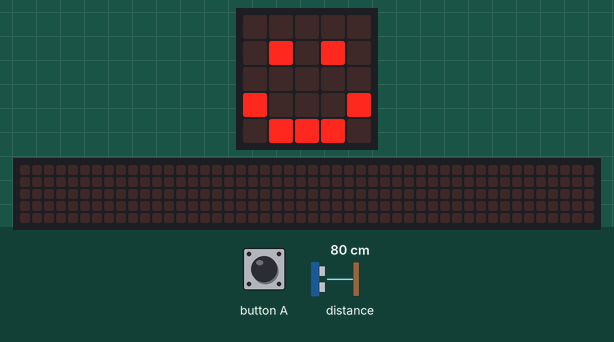
The program below on a simulated BBC micro:bit (MakeCode). On the bench: the board's 5×5 LED display, a strip that is not on the board, showing the scrolling text unrolled. Inputs (shaded band) come from the test bench; at power-on: distance to the obstacle 80 cm. The 48×5 strip is a reading aid, not a part: it shows the text the display is scrolling, unrolled, one strip-width of it at a time.

Above: at 1.8 s.
1.9 s: button A pressed for 0.15 s
At 2.28 s:
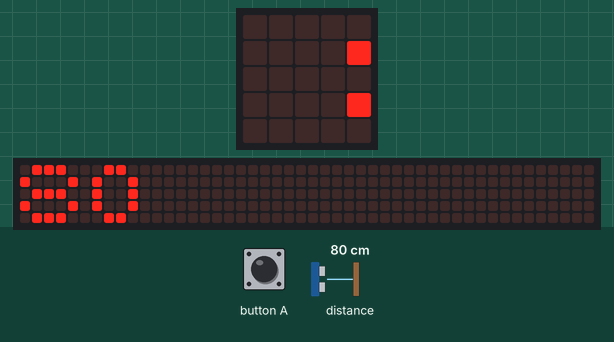
At 4.53 s:
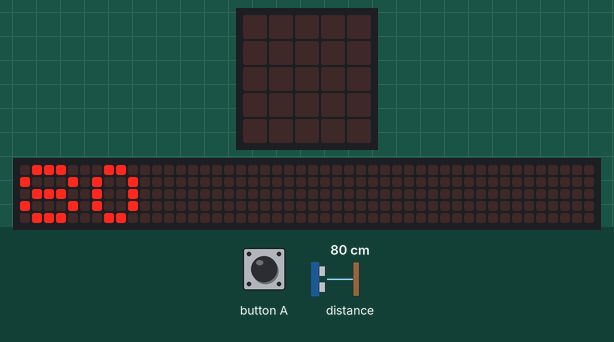
Timing chart, 0 to 6.0 s (numbered marks = the images above; inputs shaded):
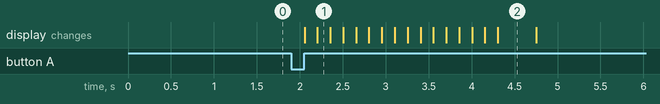

The program:

main.ts
```typescript
// (licence header left out)
// variables
let distanceToObject: number = 0

// setup
basic.showIcon(IconNames.Happy)

// find distance from sonar
input.onButtonPressed(Button.A, function () {
    basic.clearScreen()
    distanceToObject = sonar.ping(
        DigitalPin.P1,
        DigitalPin.P2,
        PingUnit.Centimeters
    )
    basic.showNumber(distanceToObject)
    basic.showIcon(IconNames.Happy)
})
```

Measured:
- after the input at 1.9 s, the display: first changes after 0.16 s (image 1 shows a later state)
- what the display in image 2 shows lasts 0.5 s, from 4.3 s to 4.8 s
